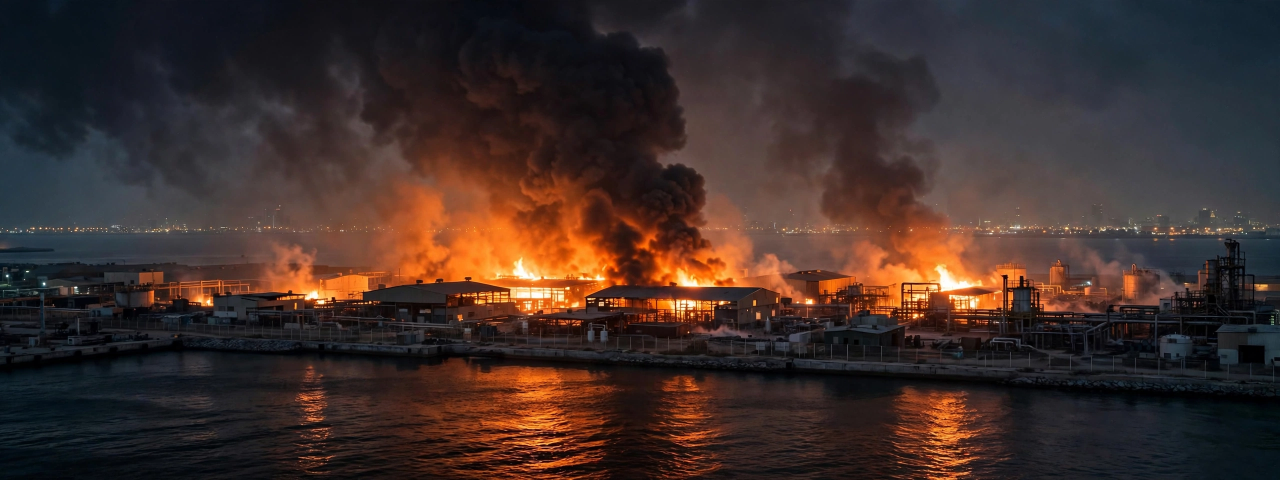
#> input picture assets/hero.png, 2560 x 960 px (shown at 1/2 size)
$ python compose.py
#> lines starting #> are read from the running program, lines starting #| are printed output that depends on the picture
#!/usr/bin/env python3
"""Rebuild the front page for Saturday 21 November 2026 (build time only).

This script is the recipe behind ``entry.png``: it lays out the hero
illustration from ``assets/hero.png`` as a one-page newspaper front —
masthead, date line, lead story, captioned photo, then six short story
tiles — and saves the result as ``entry.png`` next to this file.

It runs on the build machine only and needs Pillow.  The entrypoint
(``main.py``) is standard-library only and simply ships the finished
picture, so nothing here ever runs at judging time.

Run from the repository root::

    python3 compose.py
"""

import os

from PIL import Image, ImageDraw, ImageFont

# ---------------------------------------------------------------- page setup
PAGE_W, PAGE_H = 1024, 1024
MARGIN = 32
CONTENT_W = PAGE_W - 2 * MARGIN
GUTTER = 24

PALETTE = {
    "paper": (247, 243, 234),   # newsprint off-white
    "ink": (16, 16, 16),        # near-black
    "kicker": (178, 34, 34),    # kicker red
    "caption": (90, 86, 78),    # grey captions
}

FONT_FILES = {
    "serif_bold": "/usr/share/fonts/truetype/dejavu/DejaVuSerif-Bold.ttf",
    "serif": "/usr/share/fonts/truetype/dejavu/DejaVuSerif.ttf",
    "sans": "/usr/share/fonts/truetype/dejavu/DejaVuSans.ttf",
    "sans_bold": "/usr/share/fonts/truetype/dejavu/DejaVuSans-Bold.ttf",
}

BASE = os.path.dirname(os.path.abspath(__file__))
HERO_PATH = os.path.join(BASE, "assets", "hero.png")
OUTPUT_PATH = os.path.join(BASE, "entry.png")

# ------------------------------------------------------------------- content
MASTHEAD = "THE WORLD TODAY"
DATE_LINE = "SATURDAY 21 NOVEMBER 2026"

LEAD = {
    "kicker": "GULF WAR \u2014 BAHRAIN",
    "headline": "IRAN STRIKES BAHRAIN; U.S. BASES SAID HIT",
    "deck": (
        "Tehran's Guards say they hit two U.S. positions; Bahrain "
        "says a civilian industrial site burned, no one hurt, and "
        "its air defences stopped other attacks."
    ),
    "caption": (
        "Fire at an industrial site in Bahrain after Saturday's "
        "Iranian strike."
    ),
}

# Six tiles, read left to right, top row first.
TILES = [
    (
        "COP31: DEAL IN SIGHT",
        "Climate talks in Antalya run past their deadline; the summit "
        "president says a final deal is close, but the draft leaves "
        "out fossil fuels.",
    ),
    (
        "MEXICO CAPTURES \u2018EL CHAPO ISIDRO\u2019",
        "FBI most-wanted cartel boss Fausto Isidro Meza Flores seized "
        "in Sinaloa; 11 dead in the violence that followed.",
    ),
    (
        "MISSILES HIT KRYVYI RIH \u2014 AND POLAND",
        "Russian missile kills two in Zelensky's hometown and wounds "
        "dozens; missiles and a drone cross into NATO member Poland.",
    ),
    (
        "RUSSIAN SHIP BURNS IN THE GULF OF FINLAND",
        "Cargo ship Sparta II ablaze after a drone strike; crew "
        "evacuates. Finland says Ukraine is likely behind it.",
    ),
    (
        "AI SELL-OFF PUSHES STOCKS INTO CORRECTION",
        "Nasdaq's worst week since March 2020 erases its 2026 gains; "
        "Nvidia halts H200 chip exports to China.",
    ),
    (
        "IN BRIEF",
        "Dengue cut 69% in Brazil mosquito study. EU\u2013Indonesia "
        "trade deal after 10 years. Peru quake. Nigeria boat "
        "capsizes, 24 dead. Paolo Bulgari dies at 89.",
    ),
]

HERO_W, HERO_H = 960, 176

# ------------------------------------------------------------- type handling
_typeface_cache = {}


def typeface(kind, size):
    """A TrueType face, cached so each (kind, size) loads only once."""
    key = (kind, size)
    face = _typeface_cache.get(key)
    if face is None:
        face = ImageFont.truetype(FONT_FILES[kind], size)
        _typeface_cache[key] = face
    return face


def fit_words(canvas, text, face, max_width):
    """Split ``text`` into lines that fit ``max_width`` (greedy wrap)."""
    lines = []
    current = ""
    for word in text.split():
        candidate = (current + " " + word).strip()
        if canvas.textlength(candidate, font=face) <= max_width:
            current = candidate
        else:
            if current:
                lines.append(current)
            current = word
    if current:
        lines.append(current)
    return lines


def paint_lines(canvas, lines, face, x, top, leading, colour=None):
    """Draw stacked lines starting at ``top``; return the next free y."""
    y = top
    fill = PALETTE["ink"] if colour is None else colour
    for line in lines:
        canvas.text((x, y), line, font=face, fill=fill)
        y += leading
    return y


def rule(canvas, y, weight=2):
    """A full-width horizontal rule at height ``y``."""
    canvas.line([(MARGIN, y), (PAGE_W - MARGIN, y)],
                fill=PALETTE["ink"], width=weight)


def centred_text(canvas, text, face, y, colour=None):
    """Draw ``text`` centred on the page at height ``y``."""
    width = canvas.textlength(text, font=face)
    fill = PALETTE["ink"] if colour is None else colour
    canvas.text(((PAGE_W - width) / 2, y), text, font=face, fill=fill)


# ---------------------------------------------------------------- story tiles
def tile_layout(canvas, width, headline, deck, head_size=22, deck_size=17):
    """Measure a tile: its pixel height plus its wrapped headline/deck."""
    head_face = typeface("sans_bold", head_size)
    deck_face = typeface("sans", deck_size)
    head_lines = fit_words(canvas, headline, head_face, width)
    deck_lines = fit_words(canvas, deck, deck_face, width)
    height = (
        12
        + len(head_lines) * (head_size + 5)
        + 2
        + len(deck_lines) * (deck_size + 5)
    )
    return height, head_lines, deck_lines


def paint_tile(canvas, x, top, width, headline, deck):
    """One tile: top rule, bold headline, short deck underneath."""
    _, head_lines, deck_lines = tile_layout(canvas, width, headline, deck)
    canvas.line([(x, top), (x + width, top)],
                fill=PALETTE["ink"], width=2)
    y = top + 10
    y = paint_lines(canvas, head_lines, typeface("sans_bold", 22),
                    x, y, 22 + 5)
    y += 2
    paint_lines(canvas, deck_lines, typeface("sans", 17), x, y, 17 + 5)


# ------------------------------------------------------------------- sections
def paint_nameplate(canvas):
    """Masthead, centred at the top of the page."""
    centred_text(canvas, MASTHEAD, typeface("serif_bold", 64), 22)


def paint_dateline(canvas):
    """Date line between two rules; returns the y just below the lower rule."""
    y = 104
    rule(canvas, y)
    centred_text(canvas, DATE_LINE, typeface("sans_bold", 30), y + 10)
    y += 52
    rule(canvas, y)
    return y


def paint_lead(canvas, y):
    """Kicker, big headline and deck; returns the y below the deck."""
    y += 16
    canvas.text((MARGIN, y), LEAD["kicker"],
                font=typeface("sans_bold", 23), fill=PALETTE["kicker"])
    y += 34
    head_face = typeface("serif_bold", 44)
    y = paint_lines(canvas, fit_words(canvas, LEAD["headline"], head_face,
                                      CONTENT_W),
                    head_face, MARGIN, y, 51)
    y += 6
    deck_face = typeface("sans", 22)
    y = paint_lines(canvas, fit_words(canvas, LEAD["deck"], deck_face,
                                      CONTENT_W),
                    deck_face, MARGIN, y, 29)
    return y


def paint_hero(canvas, page, y):
    """Hero photo, cropped to a wide band, with its caption below."""
    y += 12
    photo = Image.open(HERO_PATH).convert("RGB")
    scaled = photo.resize((HERO_W, int(HERO_W * photo.height / photo.width)),
                          Image.LANCZOS)
    crop_top = max(0, (scaled.height - HERO_H) // 2 - 40)
    band = scaled.crop((0, crop_top, HERO_W, crop_top + HERO_H))
    page.paste(band, ((PAGE_W - HERO_W) // 2, y))
    y += HERO_H + 8
    canvas.text((MARGIN, y), LEAD["caption"],
                font=typeface("serif", 18), fill=PALETTE["caption"])
    return y + 24


def paint_story_grid(canvas, y):
    """Two-column, three-row grid of story tiles; returns the final y."""
    rule(canvas, y)
    y += 6
    col_width = (CONTENT_W - GUTTER) // 2
    for row in range(3):
        pair = TILES[row * 2:row * 2 + 2]
        row_height = max(
            tile_layout(canvas, col_width, head, deck)[0]
            for head, deck in pair
        )
        for col, (headline, deck) in enumerate(pair):
            paint_tile(canvas, MARGIN + col * (col_width + GUTTER),
                       y, col_width, headline, deck)
        y += row_height + 8
    return y


def build_page():
    """Compose the whole front page and return the finished image."""
    page = Image.new("RGB", (PAGE_W, PAGE_H), PALETTE["paper"])
    canvas = ImageDraw.Draw(page)
    paint_nameplate(canvas)
    y = paint_dateline(canvas)
    y = paint_lead(canvas, y)
    y = paint_hero(canvas, page, y)
    y = paint_story_grid(canvas, y)
    if y > PAGE_H:
        raise ValueError("tiles overflow by %dpx" % (y - PAGE_H))
    return page


def verify_output(path):
    """Re-open the saved picture and confirm it is a 1024x1024 RGB PNG."""
    with Image.open(path) as check:
        check.load()
        if check.size != (PAGE_W, PAGE_H) or check.mode != "RGB":
            raise ValueError(
                "%s came back as %s %s, expected %dx%d RGB"
                % (path, check.size, check.mode, PAGE_W, PAGE_H)
            )
    if os.path.getsize(path) > 1024 * 1024:
        raise ValueError("%s is over the 1 MiB limit" % path)


def main():
    page = build_page()
#> in build_page, `page = Image.new("RGB", (PAGE_W, PAGE_H), PALETTE["paper"])`:
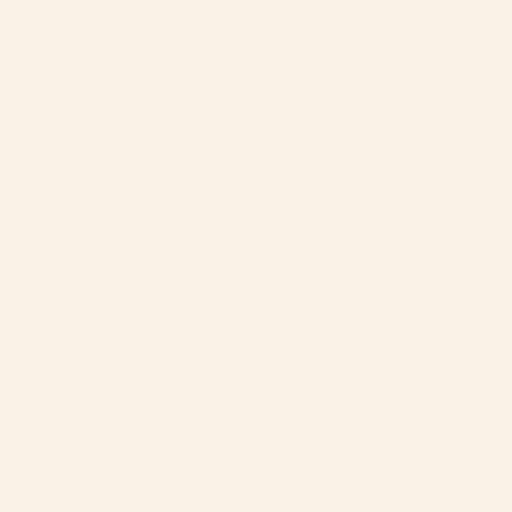
#> page: PIL image 1024x1024 RGB (shown at 1/2 size); mean R, G, B 247, 243, 234
#> in build_page, `y = paint_dateline(canvas)`: y = 156
#> in paint_lead, `y += 16`: y = 172
#> in paint_lead, `y += 34`: y = 206
#> the loop in paint_lines, `for line in lines:` made 2 passes
#> y on passes 1 to 2: 257, 308
#> after the loop in paint_lines, `for line in lines:`: y = 308
#> in paint_lead, `y += 6`: y = 314
#> the loop in paint_lines (call 2), `for line in lines:` made 2 passes
#> y on passes 1 to 2: 343, 372
#> in paint_lead, `y = paint_lines(canvas, fit_words(canvas, LEAD["deck"], deck_face, CON..`: y = 372
#> in paint_hero, `y += 12`: y = 384
#> in paint_hero, photo is the input picture: PIL image 2560x960 RGB; mean R, G, B 63.6, 46.2, 41.6
#> in paint_hero, `scaled = photo.resize((HERO_W, int(HERO_W * photo.height / photo.width..`:
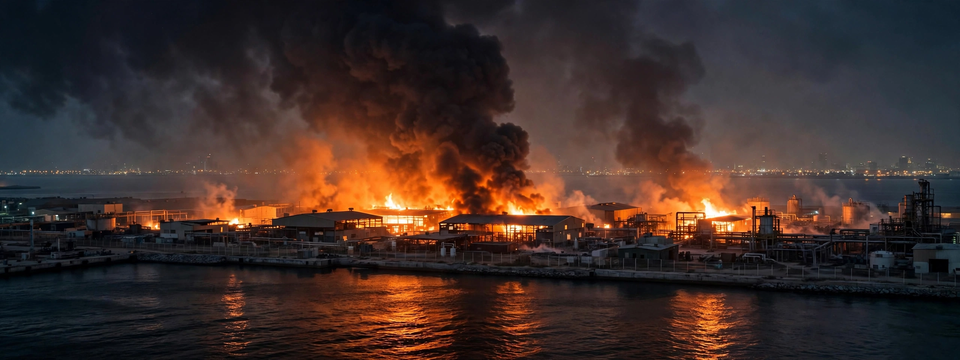
#> scaled: PIL image 960x360 RGB; mean R, G, B 63.6, 46.2, 41.7
#> in paint_hero, `band = scaled.crop((0, crop_top, HERO_W, crop_top + HERO_H))`:
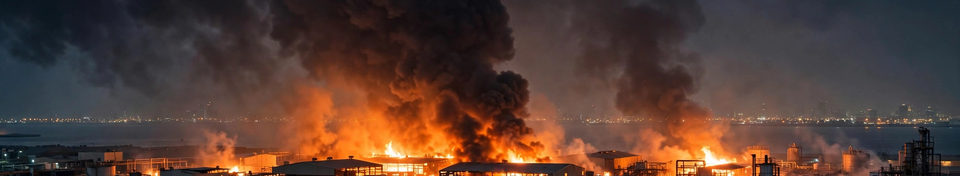
#> band: PIL image 960x176 RGB; mean R, G, B 87.7, 61.9, 52.2
#> in paint_hero, `page.paste(band, ((PAGE_W - HERO_W) // 2, y))`:
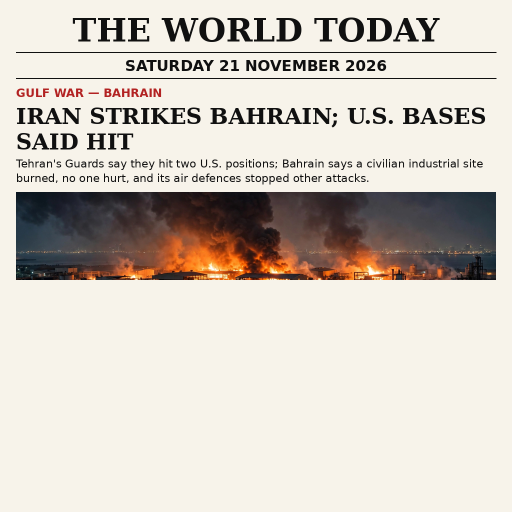
#> page: PIL image 1024x1024 RGB (shown at 1/2 size); mean R, G, B 211, 203.4, 194.7
#> in paint_hero, `y += HERO_H + 8`: y = 568
#> in build_page, `y = paint_hero(canvas, page, y)`: y = 592
#> in paint_story_grid, `y += 6`: y = 598
#> the loop in paint_story_grid, `for row in range(3):` made 3 passes
#> y on passes 1 to 3: 740, 882, 1019
#> after the loop in paint_story_grid, `for row in range(3):`: y = 1019
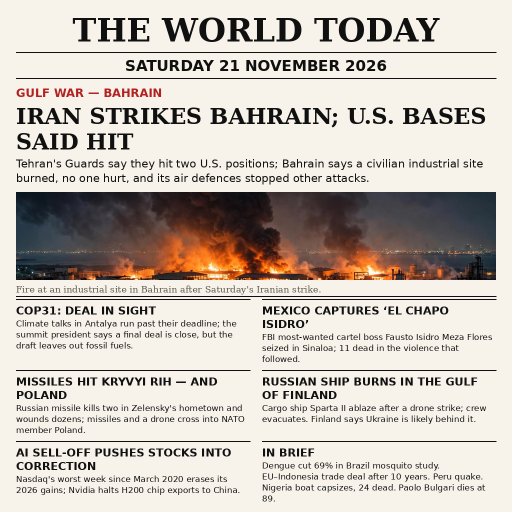
#> page: PIL image 1024x1024 RGB (shown at 1/2 size); mean R, G, B 201.2, 193.8, 185.4
    page.save(OUTPUT_PATH, optimize=True)
    verify_output(OUTPUT_PATH)
    print("wrote entry.png", page.size)
#| wrote entry.png (1024, 1024)


if __name__ == "__main__":
    main()
